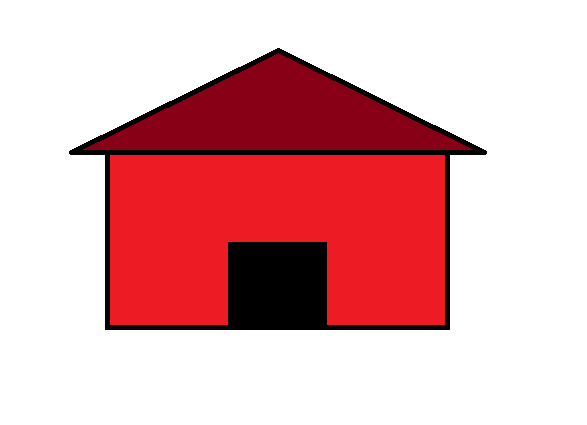
#> input picture sem3/LA/prac6,7_matrix-application/house.png, 587 x 425 px
$ python matrix-application2.sync-conflict-20231016-154032-DI2EZ6R.py
#> lines starting #> are read from the running program, lines starting #| are printed output that depends on the picture
import cv2
import matplotlib.pyplot as plt

# scalar multiplication
img = cv2.imread('house.png')
#> img is the input picture: shape (425, 587, 3); mean B, G, R 178.2, 175, 226.1
img = cv2.cvtColor(img, cv2.COLOR_BGR2RGB)
fimg = cv2.multiply(img, True)
cv2.imwrite('house-scaled.jpg', fimg)
plt.imshow(fimg)

img = cv2.imread('house-scaled.jpg')
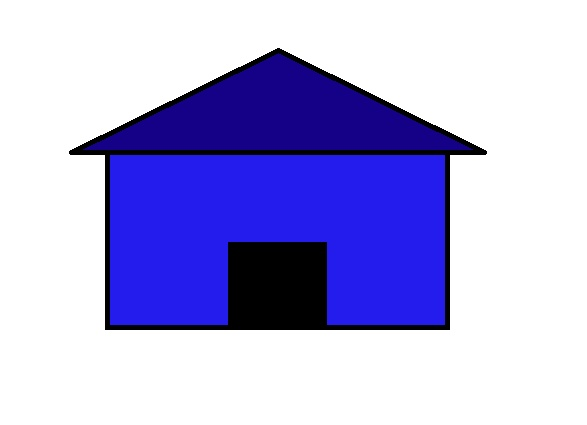
#> img: shape (425, 587, 3); mean B, G, R 226.1, 175.1, 178.2
img = cv2.cvtColor(img, cv2.COLOR_BGR2RGB)
# print(img)
plt.imshow(img)

house = plt.imread('house-scaled.jpg')
# print(house)
plt.imshow(house)
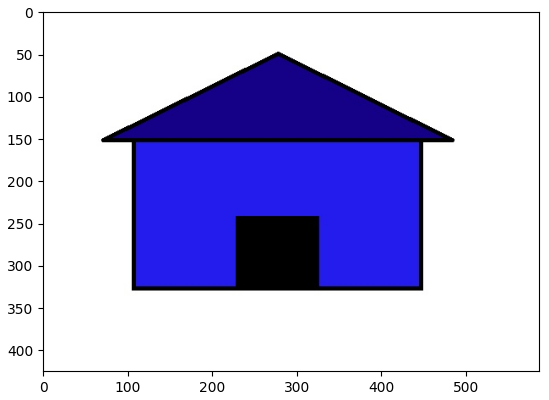
#> figure drawn by matplotlib, 1 panel

$ run again, with sem3/LA/prac6,7_matrix-application/circle.png copied over sem3/LA/prac6,7_matrix-application/house.png
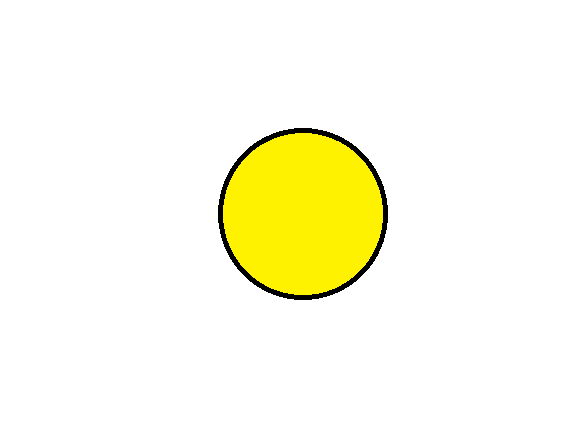
#> input picture sem3/LA/prac6,7_matrix-application/circle.png, 587 x 425 px
#> img is the input picture: shape (425, 587, 3); mean B, G, R 231.6, 251.3, 252.4
#> `img = cv2.imread('house-scaled.jpg')`:
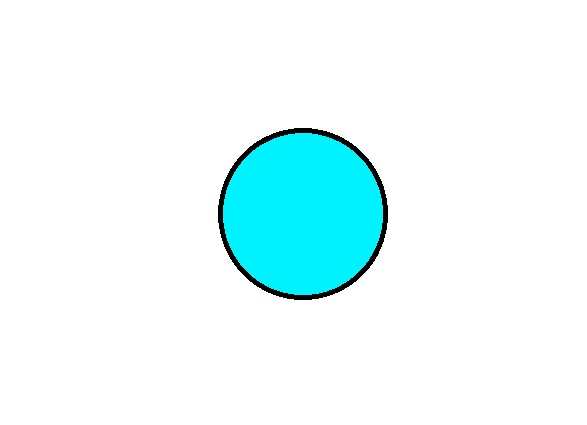
#> img: shape (425, 587, 3); mean B, G, R 252.3, 251.3, 231.7
#> `plt.imshow(house)`:
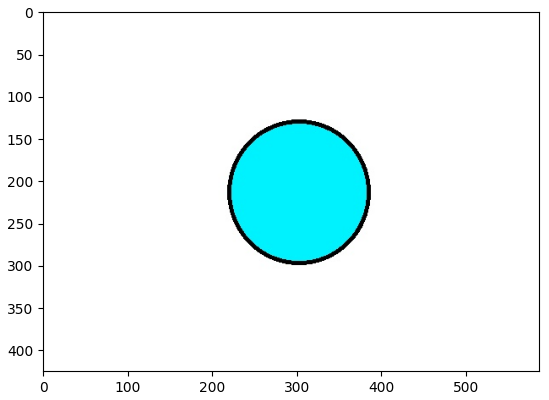
#> figure drawn by matplotlib, 1 panel

$ run again, with sem3/LA/prac6,7_matrix-application/rectangle.png copied over sem3/LA/prac6,7_matrix-application/house.png
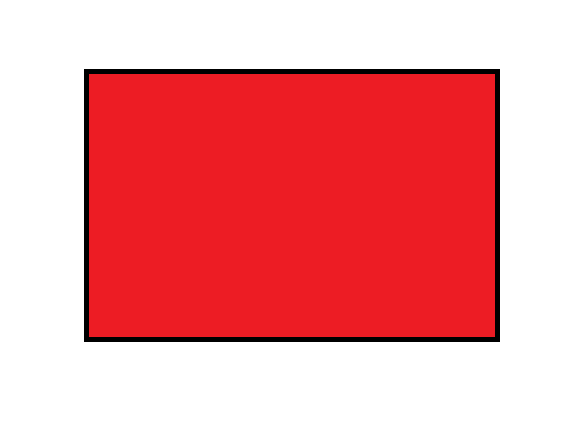
#> input picture sem3/LA/prac6,7_matrix-application/rectangle.png, 587 x 425 px
#> img is the input picture: shape (425, 587, 3); mean B, G, R 154.3, 150.9, 240.4
#> `img = cv2.imread('house-scaled.jpg')`:
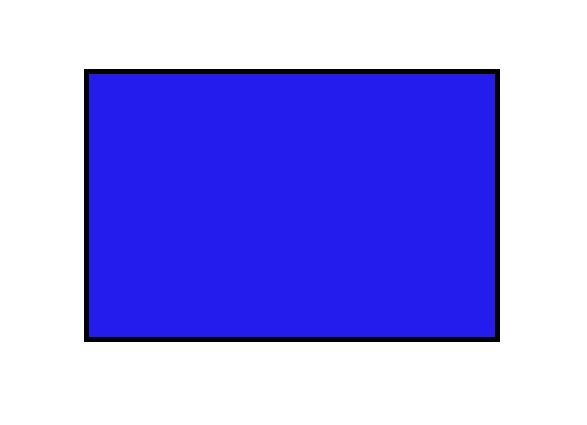
#> img: shape (425, 587, 3); mean B, G, R 240.3, 151, 154.3
#> `plt.imshow(house)`:
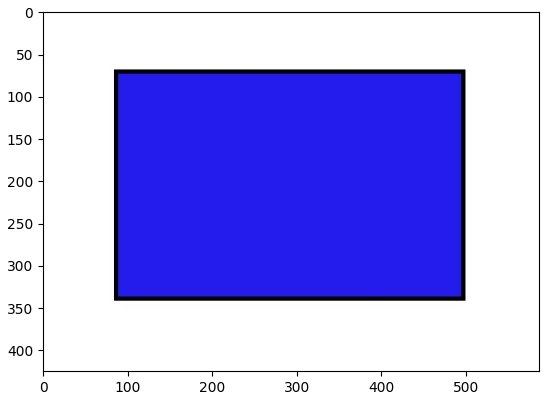
#> figure drawn by matplotlib, 1 panel
